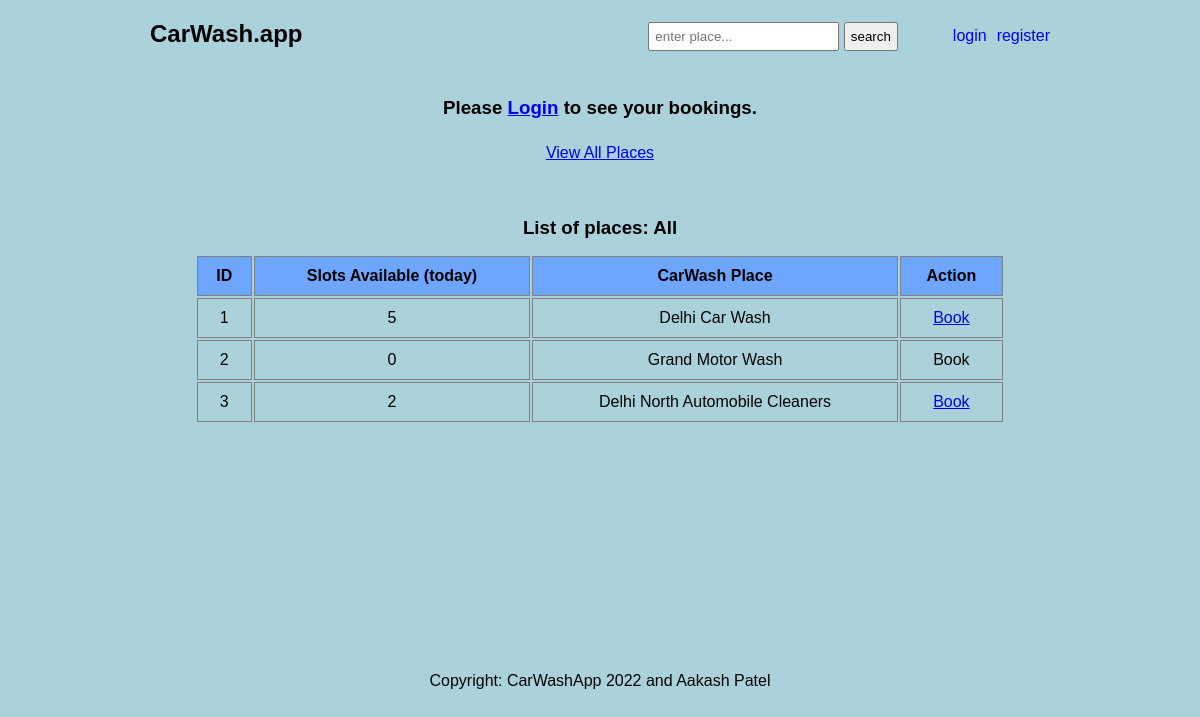
Screenshot of /search/?all=1 with the database file from the repository.
### carwash/models.py (models this page shows, shortened)
class CarWashPlace(models.Model):
    name = models.CharField(verbose_name="carwash name", max_length=160)
    services = models.ManyToManyField(CarWashService, verbose_name="services")
    slots = models.IntegerField(default=5, verbose_name='slots available today')
    slots_last_refresh = models.DateField(default=now(), verbose_name='slots refreshed on')

### carwash/views.py (the view)
# urls.py: path("search/", views.search, name="search"),
def search(request):
    car_wash_places = []
    search_term = request.GET.get('place')
    view_all = request.GET.get('all')
    if view_all:
        car_wash_places = CarWashPlace.objects.all()
    if search_term:
        car_wash_places = CarWashPlace.objects.filter(name__icontains=search_term)
    print("search_term:", search_term)
    context = {
        "page": 'Search',
        "places": car_wash_places,
        "search": search_term
    }
    return render(request, template_name="carwash/index.html", context=context)

### templates/carwash/index.html (shortened to what this page needs)
{% extends 'base/index.html' %}
{% block main %}
    <div class="center-flex flex-column mt-40">
        {% if request.user.is_authenticated %}
        <h2>Hello <span class="username">{{request.user}}</span>, welcome to CarWash.</h2>
        {% else %}
        <h3>Please <a href="{% url 'login' %}">Login</a> to see your bookings.</h3>
        {% endif %}
        <a class="mt-20" href="{% url 'search' %}?all=1 ">View All Places</a>
    </div>
    {% if places %}
        <div class="booking-list center-flex flex-column">
            <h3>List of places: {% if search  %} {{search}}{% else %}All{% endif %}</h3>
            <table border="0">
                <thead>
                    <tr>
                        <th>ID</th>
                        <th>Slots Available (today)</th>
                        <th>CarWash Place</th>
                        <th>Action</th>
                    </tr>
                </thead>
                <tbody>
                    {% for p in places %}
                        <tr>
                            <td>{{p.id}}</td>
                            <td>{{p.slots }}</td>
                            <td>{{p.name}}</td>
                            <td><a href="{% url 'book_car_wash' p.id %}" class="{% if p.slots <= 0 %}not-active{% endif %}">Book</a></td>
                        </tr>
                    {% endfor %}
                </tbody>
            </table>
        </div>
    {% endif %}
{% endblock main %}

### assets/css/style.css (style rules this page uses)
* { margin: 0; padding: 0; box-sizing: border-box; }
html { background: #abd2db; font-family: Arial, Helvetica, sans-serif; }
body { width: 90%; max-width: 900px; margin: 0 auto; min-height: 100vh; }
h3 { line-height: 2rem; }
.center-flex { display: flex; justify-content: center; }
.flex-column { align-items: center; flex-direction: column; }
.mt-20 { margin-top: 20px; }
.mt-40 { margin-top: 40px; }
.booking-list { margin-top: 50px; }
table { text-align: center; width: 90%; margin-inline: auto; margin-top: 10px; overflow-y: scroll; }
table th, table td { padding: 10px; border: 1px solid gray; font-size: 1rem; }
table th { background: #6da5ff; font-weight: 600; }
table tr { padding: 0; }
.not-active { pointer-events: none; cursor: default; text-decoration: none; color: black; }

### rows the page displays
CarWashPlace: id "1", slots "5", name "Delhi Car Wash"
CarWashPlace: id "2", slots "0", name "Grand Motor Wash"
CarWashPlace: id "3", slots "2", name "Delhi North Automobile Cleaners"
